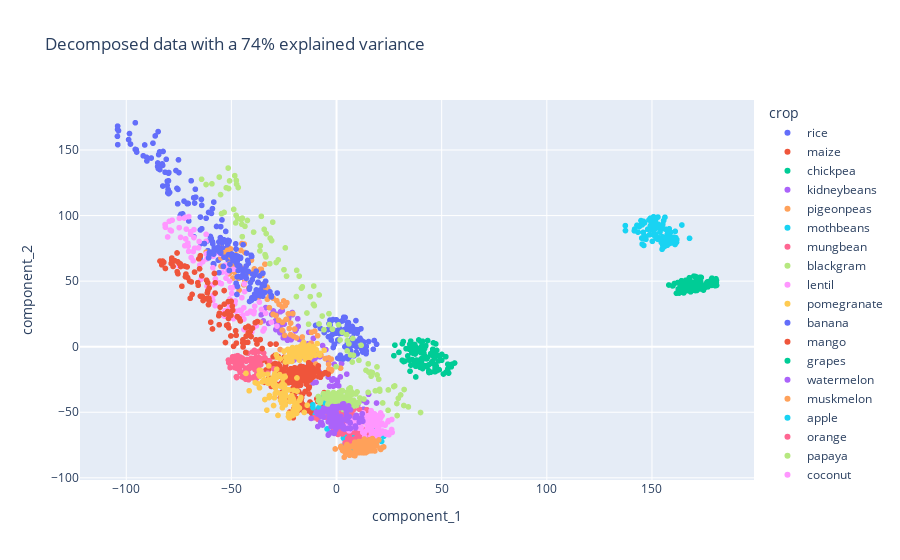

Notebook code cell kept with this figure:
### Markdown cell above
### data visulization with PCA

### Code cell
pca_2 = PCA(n_components=2)
PCA_2 = pca_2.fit_transform(df.drop('label', axis=1))
PCA_df = pd.DataFrame(PCA_2)
PCA_df.columns= ['component_1', 'component_2']
fig = px.scatter(PCA_df,x='component_1', y='component_2', color=df['label'] , labels={'color':'crop'}, title=f'Decomposed data with a {100*pca_2.explained_variance_ratio_.sum():1.0f}% explained variance')
fig.show()
